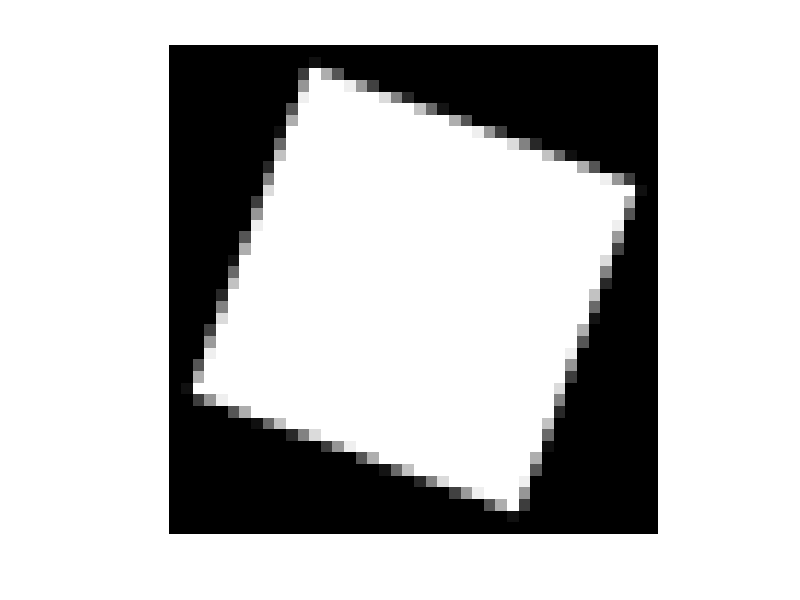

Write the MATLAB code that produced this figure.
%random testing script

% feature=load('feature.mat');
% feature=feature.feature;


clear;
feature0=zeros(42,42);
feature0(7:36,7:36)=1;
imshow(feature0);
feature10=imrotate(feature0,10,'bilinear','crop');
feature20=imrotate(feature0,20,'bilinear','crop');
feature30=imrotate(feature0,30,'bilinear','crop');
feature40=imrotate(feature0,40,'bilinear','crop');
feature50=imrotate(feature0,50,'bilinear','crop');
feature60=imrotate(feature0,60,'bilinear','crop');
feature70=imrotate(feature0,70,'bilinear','crop');
feature80=imrotate(feature0,80,'bilinear','crop');

feature_shape=zeros(42,42,9);
feature_shape(:,:,1)=feature0;
feature_shape(:,:,2)=feature10;
feature_shape(:,:,3)=feature20;
feature_shape(:,:,4)=feature30;
feature_shape(:,:,5)=feature40;
feature_shape(:,:,6)=feature50;
feature_shape(:,:,7)=feature60;
feature_shape(:,:,8)=feature70;
feature_shape(:,:,9)=feature80;

imshow(feature10);
imshow(feature30);
imshow(feature50);
imshow(feature70);
